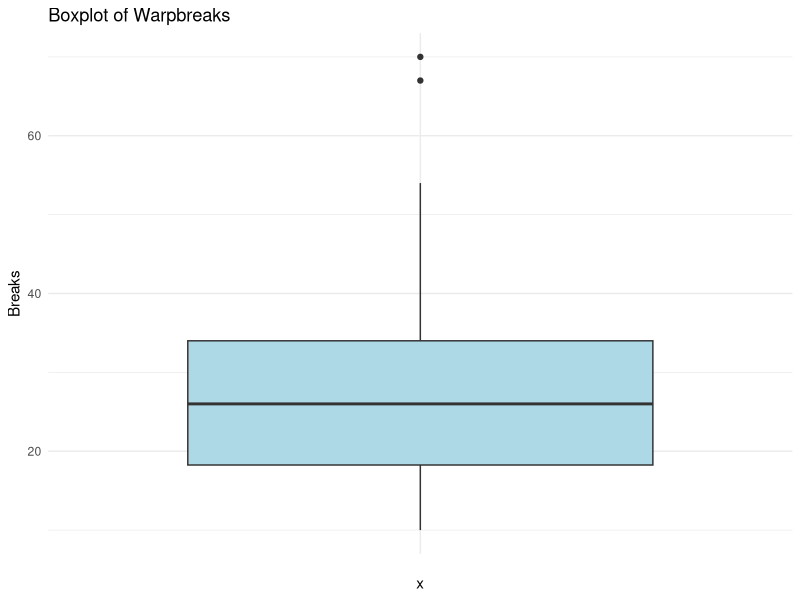
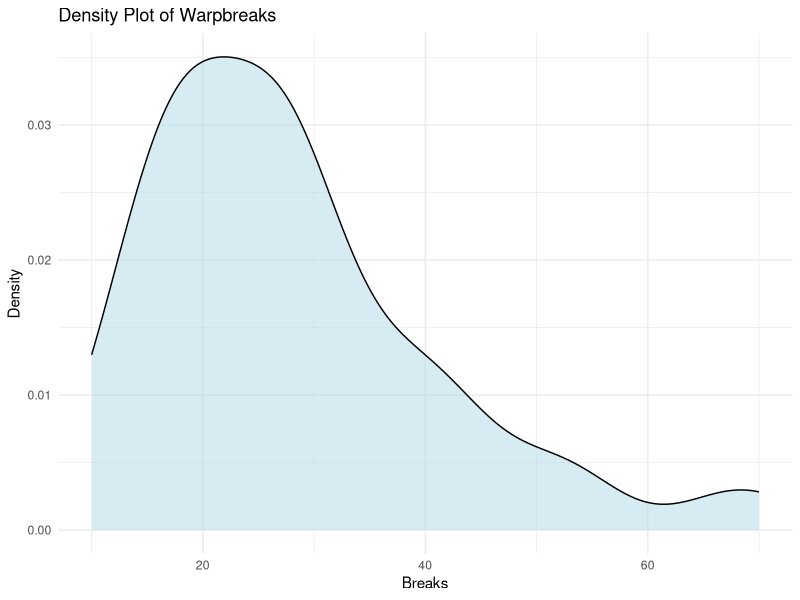
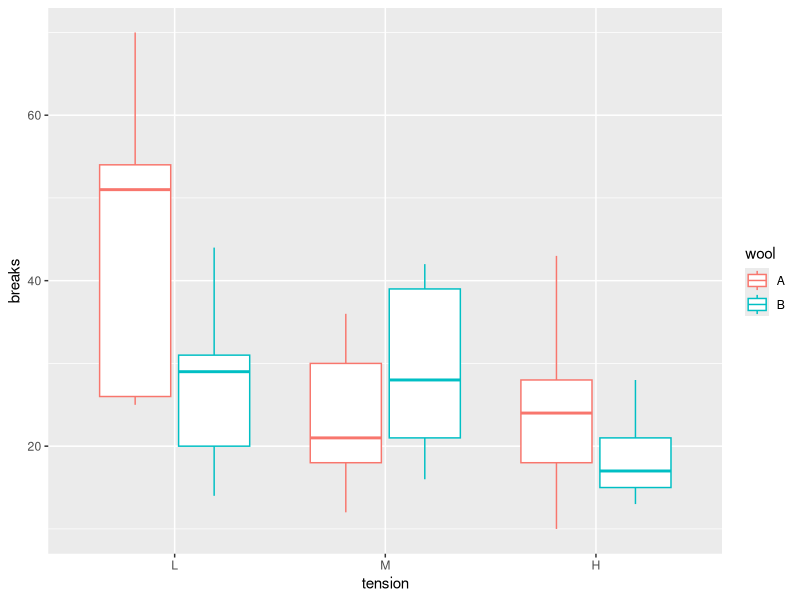

Write R code to recreate these figures, in order.
library(ggplot2)

# check out warpbreaks data
breaks <- warpbreaks$breaks

mean(breaks)
median(breaks)
range(breaks)

ggplot(warpbreaks, aes(x = "", y = breaks)) +
    geom_boxplot(fill = "lightblue") +
    labs(title = "Boxplot of Warpbreaks", y = "Breaks") +
    theme_minimal()

ggplot(warpbreaks, aes(x = breaks)) +
    geom_density(fill = "lightblue", alpha = 0.5) +
    labs(title = "Density Plot of Warpbreaks", x = "Breaks", y = "Density") +
    theme_minimal()

ggplot(warpbreaks , aes(tension, breaks, colour = wool)) + geom_boxplot()

library(dplyr)

warpbreaks %>% 
    group_by(wool, tension) %>% 
    summarize(mean = mean(breaks),
              median = median(breaks),
              IQR = IQR(breaks))

library(rstatix)

warpbreaks %>% 
    group_by(wool, tension) %>% 
    shapiro_test(breaks)

t.test(breaks ~ wool, data = warpbreaks)
